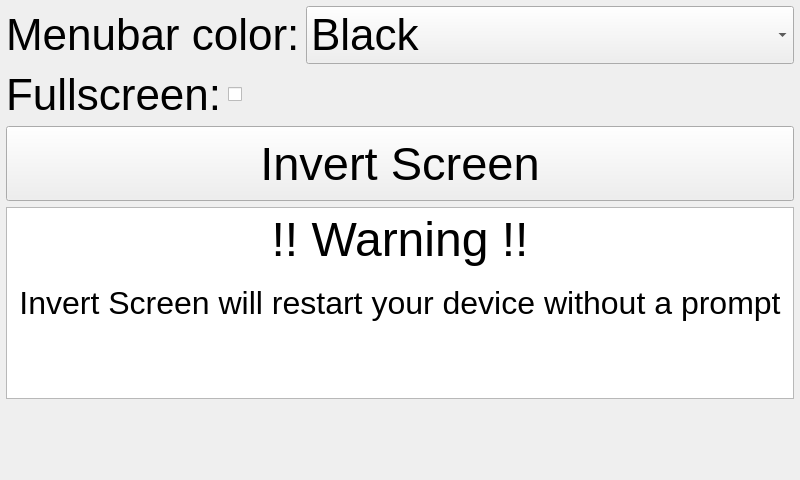
<?xml version="1.0" encoding="UTF-8"?>
<ui version="4.0">
 <class>GuiSettingsWidget</class>
 <widget class="QWidget" name="GuiSettingsWidget">
  <property name="geometry">
   <rect>
    <x>0</x>
    <y>0</y>
    <width>800</width>
    <height>480</height>
   </rect>
  </property>
  <property name="windowTitle">
   <string>GUI Settings</string>
  </property>
  <layout class="QVBoxLayout" name="verticalLayout_2">
   <property name="margin">
    <number>6</number>
   </property>
   <item>
    <layout class="QHBoxLayout" name="horizontalLayout" stretch="0,1">
     <item>
      <widget class="QLabel" name="label">
       <property name="font">
        <font>
         <pointsize>33</pointsize>
        </font>
       </property>
       <property name="text">
        <string>Menubar color:</string>
       </property>
      </widget>
     </item>
     <item>
      <widget class="QComboBox" name="colors">
       <property name="font">
        <font>
         <pointsize>33</pointsize>
        </font>
       </property>
       <item>
        <property name="text">
         <string>Black</string>
        </property>
       </item>
       <item>
        <property name="text">
         <string>Red</string>
        </property>
       </item>
       <item>
        <property name="text">
         <string>Pink</string>
        </property>
       </item>
       <item>
        <property name="text">
         <string>Blue</string>
        </property>
       </item>
       <item>
        <property name="text">
         <string>Green</string>
        </property>
       </item>
       <item>
        <property name="text">
         <string>Orange</string>
        </property>
       </item>
       <item>
        <property name="text">
         <string>White</string>
        </property>
       </item>
      </widget>
     </item>
    </layout>
   </item>
   <item>
    <layout class="QHBoxLayout" name="horizontalLayout_2" stretch="0,1">
     <item>
      <widget class="QLabel" name="label_2">
       <property name="font">
        <font>
         <pointsize>33</pointsize>
        </font>
       </property>
       <property name="text">
        <string>Fullscreen:</string>
       </property>
      </widget>
     </item>
     <item>
      <widget class="QCheckBox" name="fullscreen">
       <property name="text">
        <string/>
       </property>
      </widget>
     </item>
    </layout>
   </item>
   <item>
    <widget class="QPushButton" name="invert_screen">
     <property name="minimumSize">
      <size>
       <width>0</width>
       <height>75</height>
      </size>
     </property>
     <property name="font">
      <font>
       <pointsize>35</pointsize>
      </font>
     </property>
     <property name="text">
      <string>Invert Screen</string>
     </property>
    </widget>
   </item>
   <item>
    <widget class="QTextBrowser" name="textBrowser">
     <property name="html">
      <string>&lt;!DOCTYPE HTML PUBLIC &quot;-//W3C//DTD HTML 4.0//EN&quot; &quot;http://www.w3.org/TR/REC-html40/strict.dtd&quot;&gt;
&lt;html&gt;&lt;head&gt;&lt;meta name=&quot;qrichtext&quot; content=&quot;1&quot; /&gt;&lt;style type=&quot;text/css&quot;&gt;
p, li { white-space: pre-wrap; }
&lt;/style&gt;&lt;/head&gt;&lt;body style=&quot; font-family:'Ubuntu'; font-size:11pt; font-weight:400; font-style:normal;&quot;&gt;
&lt;p align=&quot;center&quot; style=&quot; margin-top:0px; margin-bottom:0px; margin-left:0px; margin-right:0px; -qt-block-indent:0; text-indent:0px;&quot;&gt;&lt;span style=&quot; font-size:36pt;&quot;&gt;!! Warning !!&lt;/span&gt;&lt;/p&gt;
&lt;p align=&quot;center&quot; style=&quot;-qt-paragraph-type:empty; margin-top:0px; margin-bottom:0px; margin-left:0px; margin-right:0px; -qt-block-indent:0; text-indent:0px;&quot;&gt;&lt;br /&gt;&lt;/p&gt;
&lt;p align=&quot;center&quot; style=&quot; margin-top:0px; margin-bottom:0px; margin-left:0px; margin-right:0px; -qt-block-indent:0; text-indent:0px;&quot;&gt;&lt;span style=&quot; font-size:24pt;&quot;&gt;Invert Screen will restart your device without a prompt&lt;/span&gt;&lt;/p&gt;&lt;/body&gt;&lt;/html&gt;</string>
     </property>
    </widget>
   </item>
   <item>
    <spacer name="verticalSpacer">
     <property name="orientation">
      <enum>Qt::Vertical</enum>
     </property>
     <property name="sizeHint" stdset="0">
      <size>
       <width>20</width>
       <height>40</height>
      </size>
     </property>
    </spacer>
   </item>
  </layout>
 </widget>
 <resources/>
 <connections/>
</ui>
